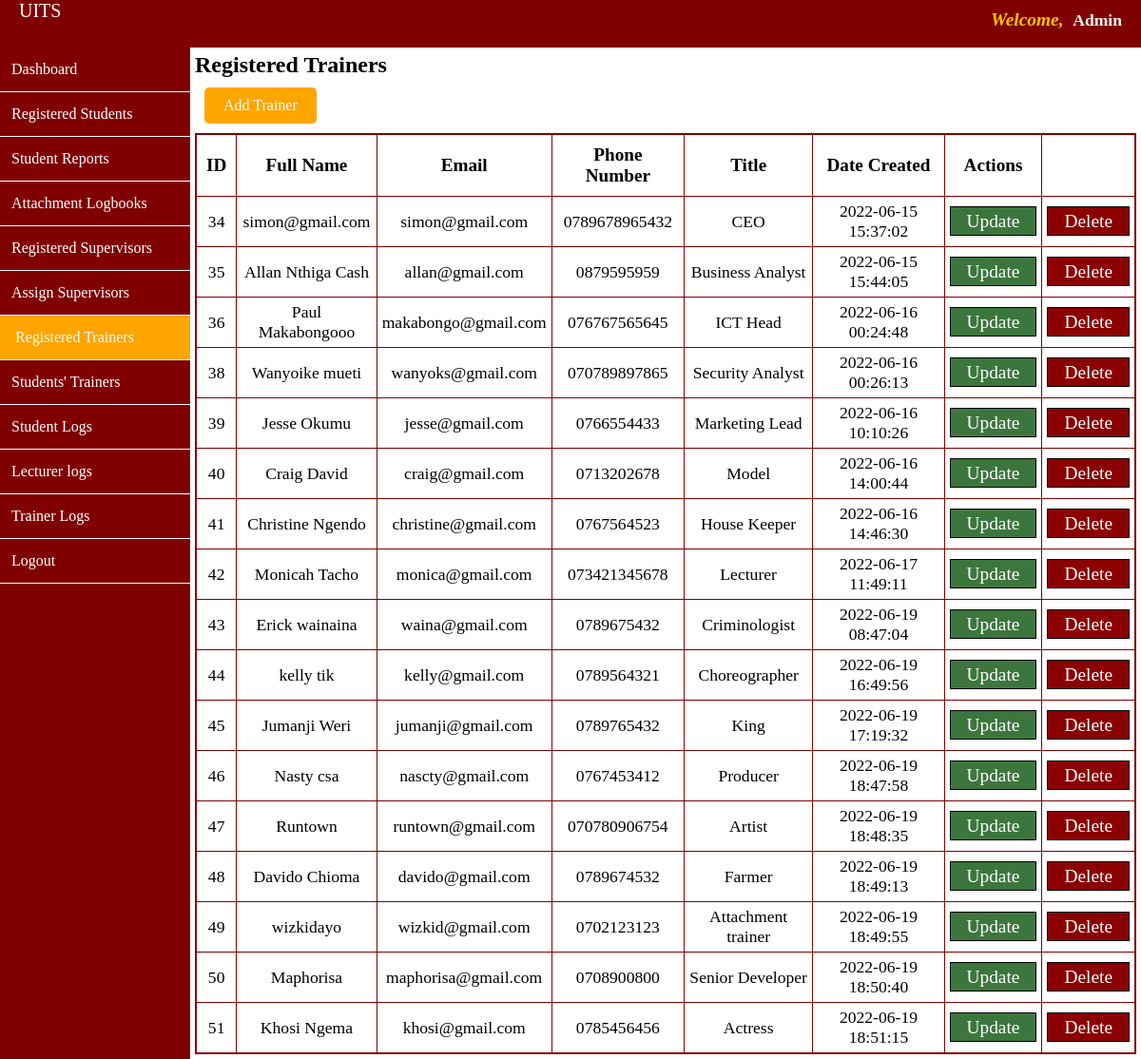
Page /admin/registeredtrainers.php on the committed database.
### tables this page shows
CREATE TABLE IF NOT EXISTS `trainers` (
  `trainer_id` int NOT NULL AUTO_INCREMENT,
  `trainername` varchar(200) NOT NULL,
  `email` varchar(200) NOT NULL,
  `mobile` varchar(200) NOT NULL,
  `title` varchar(200) NOT NULL,
  `password` varchar(200) NOT NULL,
  `created_at` varchar(200) NOT NULL,
  PRIMARY KEY (`trainer_id`),
  UNIQUE KEY `email` (`email`,`mobile`)
);

### admin/registeredtrainers.php (the view, shortened to what this page needs)
<?php include "./includes/db.php"; ?>
<html>
<head>
    <link rel="stylesheet" href="./templates/admin1.css" />
</head>
<body>
    <div id="top-navigation">
        <div id="logo"> UITS</div>
        <div id="student_name"><span style="color:rgb(255, 198, 0);font-size:1.1em"><em>Welcome,</em>&nbsp; </span><span style="font-family:serif"><?php echo "Admin" ?></span></div>
    </div>
    <div class="admincontent">
        <div class="sidebar">
            <ul id="menu_list">
                <a class="menu_items_link" href="dashboard.php">
                    <li class="menu_items_list">Dashboard</li>
                </a>
                <a class="menu_items_link" href="registeredstudents.php">
                    <li class="menu_items_list">Registered Students</li>
                </a>
                <a class="menu_items_link" href="submitreports.php">
                    <li class="menu_items_list">Student Reports</li>
                </a>
                <a class="menu_items_link" href="attachmentlogbooks.php">
                    <li class="menu_items_list">Attachment Logbooks</li>
                </a>
                <a class="menu_items_link" href="registeredsupervisors.php">
                    <li class="menu_items_list">Registered Supervisors</li>
                </a>
                <a class="menu_items_link" href="assignedlecturers.php">
                    <li class="menu_items_list">Assign Supervisors</li>
                </a>
                <a class="menu_items_link" href="registeredtrainers.php">
                    <li class="menu_items_list" style="background-color:orange;padding-left:16px">Registered Trainers</li>
                </a>
                <a class="menu_items_link" href="studentstrainers.php">
                    <li class="menu_items_list">Students' Trainers</li>
                </a>
                <a class="menu_items_link" href="studentslogs.php">
                    <li class="menu_items_list">Student Logs</li>
                </a>
                <a class="menu_items_link" href="lecturerlogs.php">
                    <li class="menu_items_list">Lecturer logs</li>
                </a>
                <a class="menu_items_link" href="trainerlogs.php">
                    <li class="menu_items_list">Trainer Logs</li>
                </a>
                <a class="menu_items_link" href="dashboard.php?logout">
                    <li class="menu_items_list">Logout</li>
                </a>
            </ul>
        </div>
        <div class="main">
            <h2>Registered Trainers</h2>
            <div class="addbutton">
                <a href="./add/addtrainer.php" class="btn" style="display: inline-block; text-align: center; padding: 10px 20px; background: orange; color: white; text-decoration: none; border-radius: 5px;">Add Trainer</a>
            </div>
            <table border="1" cellpadding="0">
                <thead>
                    <tr>
                        <th>ID</th>
                        <th>Full Name</th>
                        <th>Email</th>
                        <th>Phone Number</th>
                        <th>Title</th>
                        <th>Date Created</th>
                        <th>Actions</th>
                    </tr>
                </thead>
                <tbody>
                    <?php
                    $query = "SELECT * FROM  trainers";
                    $query_select_all = mysqli_query($conn, $query);
                    while ($row = mysqli_fetch_assoc($query_select_all)) {
                        $trainer_id = $row['trainer_id'];
                        $trainername = $row['trainername'];
                        $email = $row['email'];
                        $mobile = $row['mobile'];
                        $title = $row['title'];
                        $created_at = $row['created_at'];
                        echo "<tr>";
                        echo "<td>{$trainer_id}</td>";
                        echo "<td>{$trainername}</td>";
                        echo "<td>{$email}</td>";
                        echo "<td>{$mobile}</td>";
                        echo "<td>{$title}</td>";
                        echo "<td>{$created_at}</td>";
                        echo "<td><a href='update/updatetrainers.php?update={$trainer_id}'class='adminbtn1'>Update</a></td>";
                        echo "<td><a href='delete/deletetrainer.php?delete={$trainer_id}'class='adminbtn'>Delete</a></td>";
                        echo "</tr>";
                    }
                    ?>
                </tbody>
            </table>
        </div>
    </div>
</body>
</html>

### admin/templates/admin1.css (style rules this page uses)
* { margin: 0; padding: 0; text-decoration: none; }
body { box-sizing: border-box; }
#top-navigation { height:50px; background-color: #800000; position: fixed; width: 100%; }
#top-navigation #logo { color: #fff; float:left; width:150px; height:50px; position:relative; left:20px; font-size: 20px; }
#top-navigation #student_name { color: whitesmoke; float: right; margin-right: 20px; font-size: 1.1em; font-weight: bold; margin-top: 10px; font-family: serif; }
.sidebar { position:fixed; background:#800000; width:200px; height:100%; top:50px; left:0; z-index:1; }
.sidebar #menu_list a { text-decoration: none; color: white; font-size: 1em; }
.sidebar #menu_list li { text-decoration-style: none; padding: 14px 10px 14px 12px; border-bottom: 1px solid white; font-weight: lighter; }
.main { margin-left: 200px; padding: 5px; }
.main h2 { margin-top: 50px; }
table { width:100%; border-collapse: collapse; border: 2px solid #800000; }
table th { padding: 10px; font-weight: bold; font-size:1.2em; }
table td { font-size:1.1em; padding:5px; text-align: center; }
.adminbtn { border:1px solid black; color: #fff; background-color:darkred; font-size: 1.1em; padding: 4px 17px; text-decoration: none; }
.adminbtn1 { border:1px solid black; color: #fff; background-color:#3c763d; font-size: 1.1em; padding: 4px 17px; text-decoration: none; }
.addbutton { padding:10px; }

### rows in the picture
trainers: trainer_id "34", trainername "simon@gmail.com", email "simon@gmail.com", mobile "0789678965432", title "CEO", created_at "2022-06-15 15:37:02"
trainers: trainer_id "35", trainername "Allan Nthiga Cash", email "allan@gmail.com", mobile "0879595959", title "Business Analyst", created_at "2022-06-15 15:44:05"
trainers: trainer_id "36", trainername "Paul Makabongooo", email "makabongo@gmail.com", mobile "076767565645", title "ICT Head", created_at "2022-06-16 00:24:48"
trainers: trainer_id "38", trainername "Wanyoike mueti", email "wanyoks@gmail.com", mobile "070789897865", title "Security Analyst", created_at "2022-06-16 00:26:13"
trainers: trainer_id "39", trainername "Jesse Okumu", email "jesse@gmail.com", mobile "0766554433", title "Marketing Lead", created_at "2022-06-16 10:10:26"
trainers: trainer_id "40", trainername "Craig David", email "craig@gmail.com", mobile "0713202678", title "Model", created_at "2022-06-16 14:00:44"
trainers: trainer_id "41", trainername "Christine Ngendo", email "christine@gmail.com", mobile "0767564523", title "House Keeper", created_at "2022-06-16 14:46:30"
trainers: trainer_id "42", trainername "Monicah Tacho", email "monica@gmail.com", mobile "073421345678", title "Lecturer", created_at "2022-06-17 11:49:11"
trainers: trainer_id "43", trainername "Erick wainaina", email "waina@gmail.com", mobile "0789675432", title "Criminologist", created_at "2022-06-19 08:47:04"
trainers: trainer_id "44", trainername "kelly tik", email "kelly@gmail.com", mobile "0789564321", title "Choreographer", created_at "2022-06-19 16:49:56"
trainers: trainer_id "45", trainername "Jumanji Weri", email "jumanji@gmail.com", mobile "0789765432", title "King", created_at "2022-06-19 17:19:32"
trainers: trainer_id "46", trainername "Nasty csa", email "nascty@gmail.com", mobile "0767453412", title "Producer", created_at "2022-06-19 18:47:58"
trainers: trainer_id "47", trainername "Runtown", email "runtown@gmail.com", mobile "070780906754", title "Artist", created_at "2022-06-19 18:48:35"
trainers: trainer_id "48", trainername "Davido Chioma", email "davido@gmail.com", mobile "0789674532", title "Farmer", created_at "2022-06-19 18:49:13"
trainers: trainer_id "49", trainername "wizkidayo", email "wizkid@gmail.com", mobile "0702123123", title "Attachment trainer", created_at "2022-06-19 18:49:55"
trainers: trainer_id "50", trainername "Maphorisa", email "maphorisa@gmail.com", mobile "0708900800", title "Senior Developer", created_at "2022-06-19 18:50:40"
trainers: trainer_id "51", trainername "Khosi Ngema", email "khosi@gmail.com", mobile "0785456456", title "Actress", created_at "2022-06-19 18:51:15"
